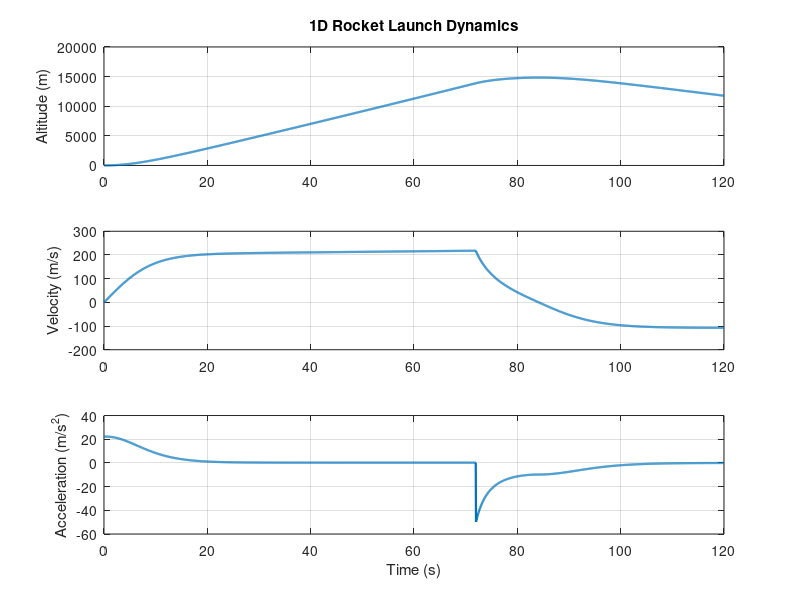

Here is the MATLAB script that generated this plot:
%% Generated by RAG ModelSpec pipeline
% task_goal: 生成一个火箭发射模型
% model_id: rocket_launch_1d
% assumptions:
%   - 使用默认参数补全未明确指定项
% evidence:
%   - model=rocket_launch_1d, score=18.25, id=111
%   - model=fft_lowpass_filter, score=2.0739, id=71
%   - model=arx_identification, score=2.0739, id=51
%   - model=robot_2dof_kinematics, score=1.75, id=101
%   - model=pid_simulink_loop, score=1.75, id=21
%% Auto-generated MATLAB model: 1D Rocket Launch Dynamics
clear; clc; close all;

mass0 = 500.0;             % initial total mass (kg)
fuel_mass = 180.0;     % fuel mass (kg)
burn_rate = 2.5;     % fuel burn rate (kg/s)
thrust = 16000.0;           % engine thrust (N)
Cd = 0.55;           % drag coefficient
A = 0.8;                  % frontal area (m^2)
rho = 1.225;         % air density (kg/m^3)
g = 9.81;                     % gravity (m/s^2)
dt = 0.05;                   % simulation step (s)
T = 120.0;             % total simulation time (s)

t = 0:dt:T;
N = numel(t);
h = zeros(N,1);   % altitude
v = zeros(N,1);   % velocity
a = zeros(N,1);   % acceleration
m = zeros(N,1);   % mass

for k = 1:N
    tk = t(k);
    burned = min(fuel_mass, burn_rate * tk);
    m(k) = mass0 - burned;

    if burned < fuel_mass
        current_thrust = thrust;
    else
        current_thrust = 0;
    end

    drag = 0.5 * rho * Cd * A * v(max(k-1,1)) * abs(v(max(k-1,1)));
    weight = m(k) * g;
    a(k) = (current_thrust - drag - weight) / m(k);

    if k > 1
        v(k) = v(k-1) + a(k) * dt;
        h(k) = max(0, h(k-1) + v(k) * dt);
    end
end

[max_h, idx] = max(h);
fprintf('Max altitude: %.2f m at t = %.2f s\n', max_h, t(idx));
fprintf('Final velocity: %.2f m/s\n', v(end));

figure('Name', 'Rocket Launch 1D');
subplot(3,1,1); plot(t, h, 'LineWidth', 1.6); grid on; ylabel('Altitude (m)');
title('1D Rocket Launch Dynamics');
subplot(3,1,2); plot(t, v, 'LineWidth', 1.6); grid on; ylabel('Velocity (m/s)');
subplot(3,1,3); plot(t, a, 'LineWidth', 1.6); grid on; ylabel('Acceleration (m/s^2)'); xlabel('Time (s)');
